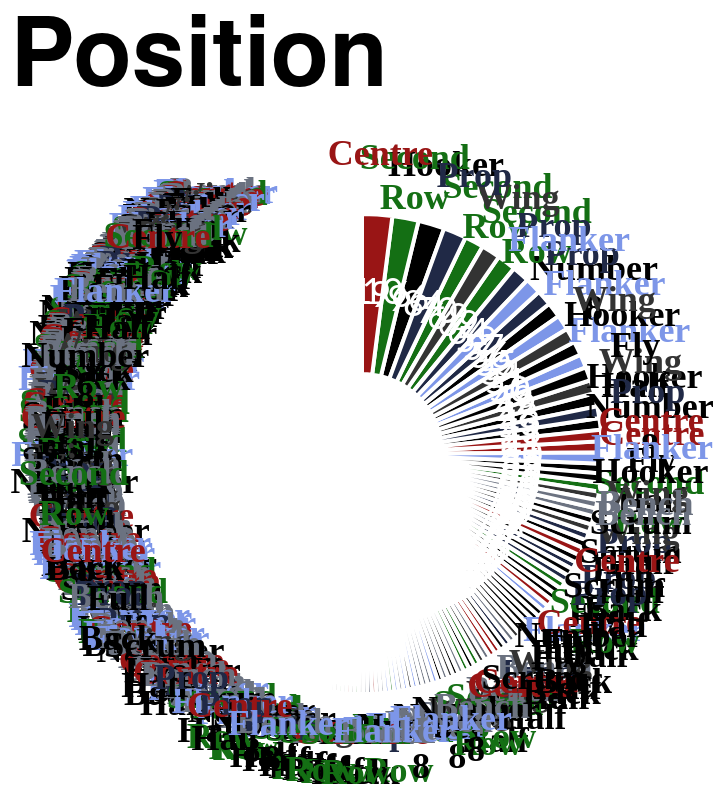

Express this chart as Vega-Lite.
### Vega-Lite specification from a JSON file in a GitHub repository (floating-point values rounded to 4 significant figures; data arrays with more than 128 entries replaced by an {"elided": "..."} marker saying what was removed)
{"config": {"axis": {"labelFont": "PT Sans Narrow, Helvetica Neue, Helvetica, Arial, sans-serif", "titleFont": "PT Sans Narrow, Helvetica Neue, Helvetica, Arial, sans-serif", "labelFontSize": 13, "titleFontSize": 24, "gridColor": "#202947", "gridOpacity": 0.2, "zindex": 1}, "text": {"font": "Lato, sans-serif"}, "bar": {"cornerRadiusEnd": 5}, "header": {"labelFont": "PT Sans Narrow, Helvetica Neue, Helvetica, Arial, sans-serif", "titleFont": "PT Sans Narrow, Helvetica Neue, Helvetica, Arial, sans-serif", "labelFontSize": 24, "titleFontSize": 28, "labelFontWeight": "bold", "orient": "left"}, "legend": {"labelFont": "PT Sans Narrow, Helvetica Neue, Helvetica, Arial, sans-serif", "titleFont": "PT Sans Narrow, Helvetica Neue, Helvetica, Arial, sans-serif", "labelFontSize": 14, "titleFontSize": 16, "titlePadding": 5, "fillColor": "white", "strokeColor": "black", "padding": 10, "titleFontWeight": "lighter", "titleFontStyle": "italic", "titleColor": "gray", "offset": 10}, "title": {"font": "PT Sans Narrow, Helvetica Neue, Helvetica, Arial, sans-serif", "fontSize": 48, "fontWeight": "bold", "anchor": "start", "align": "center", "titlePadding": 20, "subtitlePadding": 10, "subtitleFontSize": 13, "subtitleColor": "", "subtitleFontStyle": "italic", "offset": 15, "color": "black"}, "axisX": {"labelAngle": 0}, "facet": {"title": null, "header": null, "align": {"row": "each", "column": "each"}, "spacing": 10}, "resolve": {"scale": {"y": "independent", "facet": "independent"}}, "background": "transparent", "scale": {"offsetBandPaddingOuter": 0.2, "offsetBandPaddingInner": 0.1}, "view": {"stroke": null, "background": "transparent"}}, "layer": [{"mark": {"type": "arc", "innerRadius": 40, "outerRadius": 120, "stroke": "#ffffff", "strokeWidth": 2}, "encoding": {"color": {"field": "position", "legend": null, "scale": {"domain": ["Prop", "Flanker", "Second Row", "Centre", "Wing", "Fly Half", "Hooker", "Scrum Half", "Full Back", "Number 8", "Bench"], "range": ["#202946", "#7d96e8", "#146f14", "#991515", "#333333", "#000000", "#000000", "#000000", "#000000", "#000000", "#6b7280"]}, "sort": {"field": "sort_order", "op": "min", "order": "ascending"}, "type": "nominal"}, "order": {"field": "appearances", "sort": "ascending", "type": "quantitative"}, "theta": {"field": "appearances", "sort": "descending", "stack": true, "title": "Appearances", "type": "quantitative"}, "tooltip": [{"field": "player", "title": "Player", "type": "nominal"}, {"field": "position", "title": "Position", "type": "nominal"}, {"field": "appearances", "title": "Appearances", "type": "quantitative"}]}}, {"mark": {"type": "text", "dy": -5, "font": "PT Sans Narrow", "fontSize": 18, "fontWeight": "bold", "radius": 145}, "encoding": {"color": {"field": "position", "legend": null, "scale": {"domain": ["Prop", "Flanker", "Second Row", "Centre", "Wing", "Fly Half", "Hooker", "Scrum Half", "Full Back", "Number 8", "Bench"], "range": ["#202946", "#7d96e8", "#146f14", "#991515", "#333333", "#000000", "#000000", "#000000", "#000000", "#000000", "#6b7280"]}, "type": "nominal"}, "opacity": {"condition": {"test": "datum.appearances > 2", "value": 1}, "value": 0}, "order": {"field": "appearances", "sort": "ascending", "type": "quantitative"}, "text": {"field": "position_label", "type": "nominal"}, "theta": {"field": "appearances", "sort": "descending", "stack": true, "title": "Appearances", "type": "quantitative"}}, "transform": [{"calculate": "split(datum.position, ' ')", "as": "position_label"}]}, {"mark": {"type": "text", "color": "white", "fontSize": 18, "radius": 80}, "encoding": {"order": {"field": "appearances", "sort": "ascending", "type": "quantitative"}, "text": {"field": "appearances", "type": "nominal"}, "theta": {"field": "appearances", "sort": "descending", "stack": true, "title": "Appearances", "type": "quantitative"}}}], "data": {"name": "data-2e20dd94d2e51aa8da8bf4c8f64a2ccf"}, "height": 300, "resolve": {"scale": {"color": "shared"}}, "title": "Position", "width": 300, "$schema": "https://vega.github.io/schema/vega-lite/v5.20.1.json", "datasets": {"data-2e20dd94d2e51aa8da8bf4c8f64a2ccf": {"elided": "770 records"}}}
